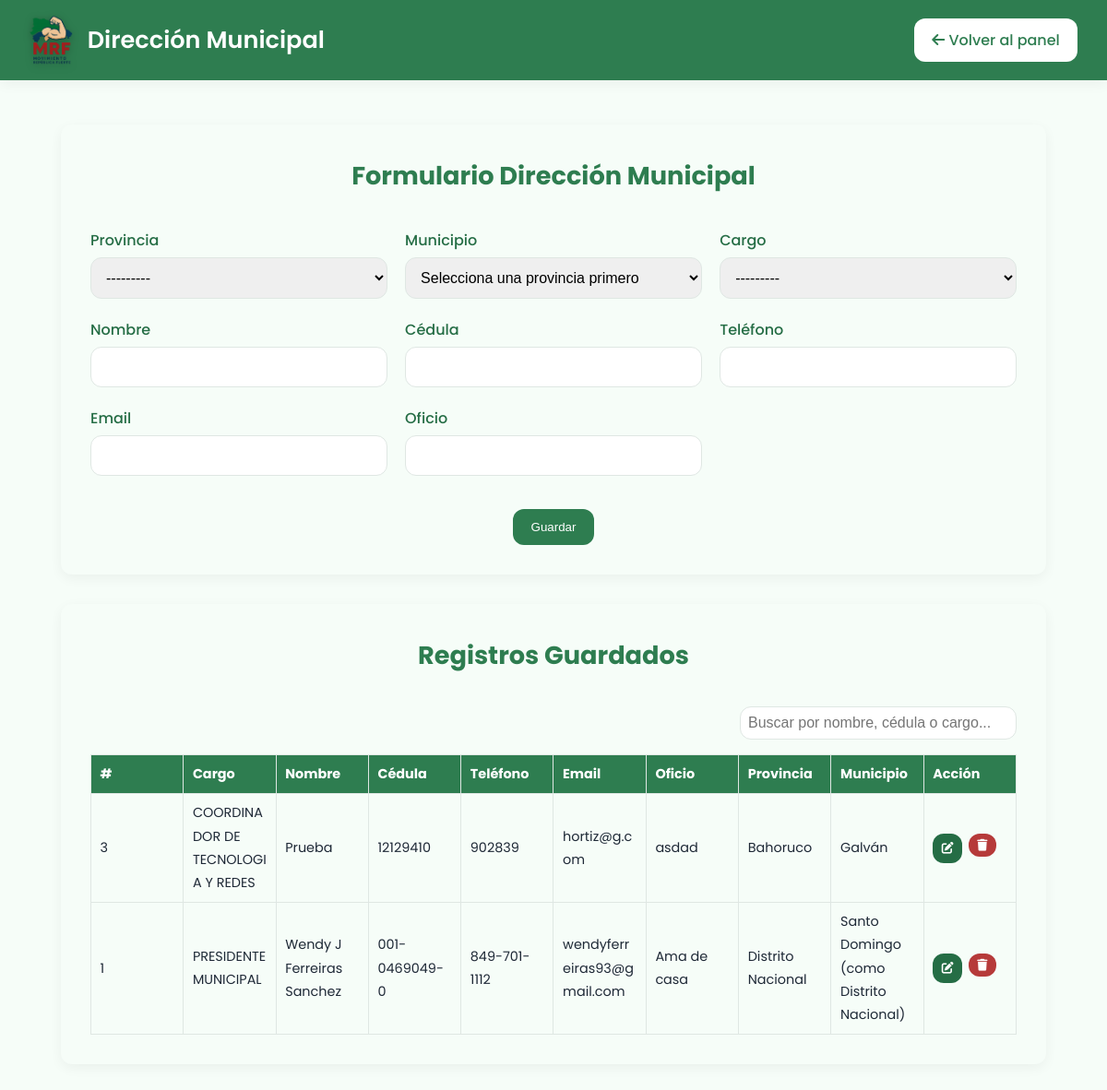
The page /formulario-direccion-municipal/ (signed in) on the database as committed earlier.
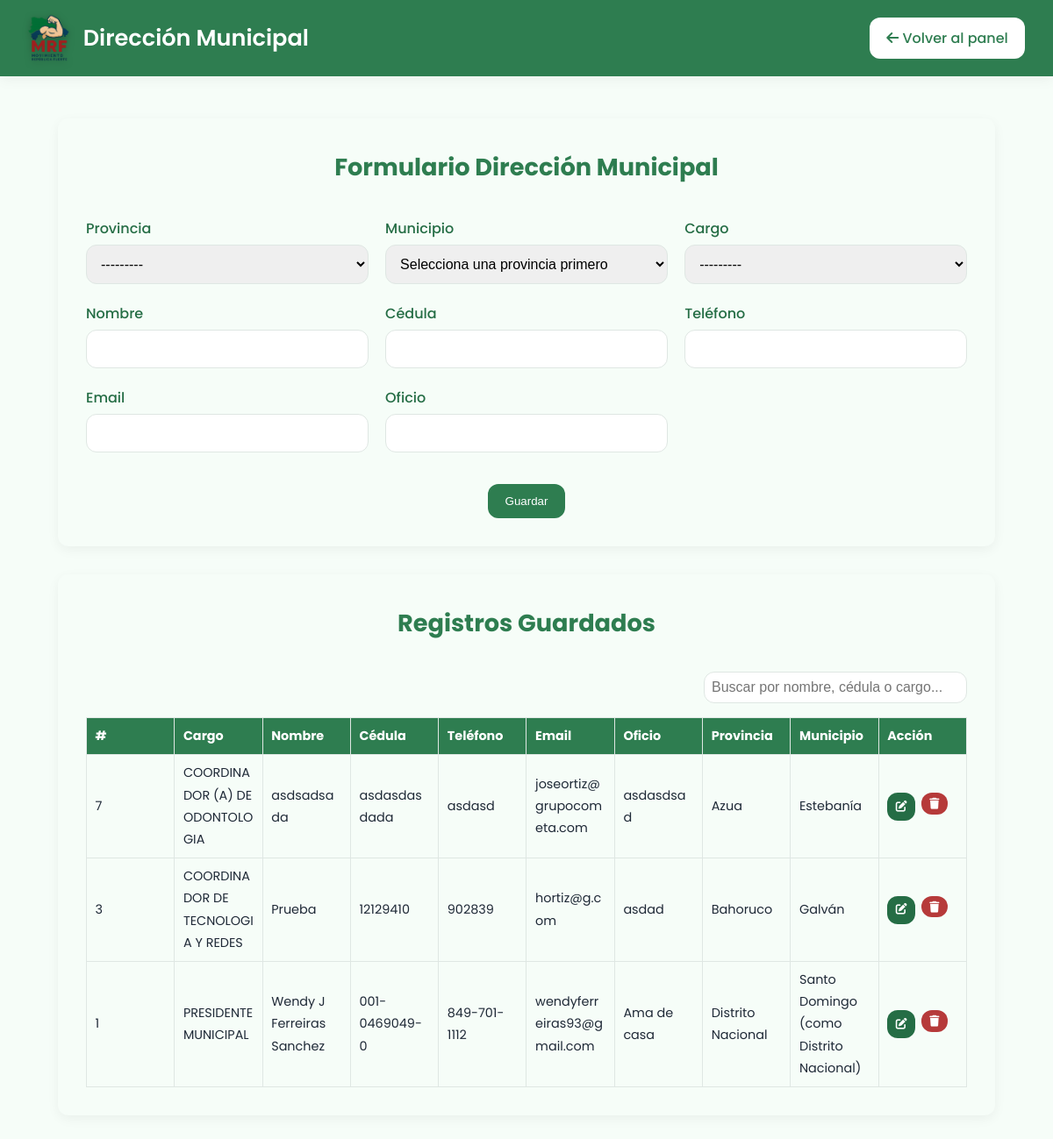
The same page on the database as committed later.
### registro/models.py (models this page shows, shortened)
class CargoMunicipal(models.Model):
    CARGOS_MUNICIPALES = [
        (1, "PRESIDENTE MUNICIPAL"),
        (2, "COORDINADOR OPERATIVO Y DE ORGANIZACIÓN"),
        (3, "COORDINADOR DE TECNOLOGIA Y REDES"),
        (4, "COORDINADOR MEDICOS GENERALES Y ESPECIALISTAS"),
        (5, "COORDINADOR (A) DE ENFERMERIA"),
        (6, "COORDINADOR (A) DE SALUD MENTAL"),
        (7, "COORDINADOR (A) DE ODONTOLOGIA"),
        (8, "COORDINADOR (A) DE TECNICOS DEL SECTOR SALUD"),
        (9, "COORDINADOR (A) DE BIOANALISIS"),
        (10, "COORDINADOR DE IGLESIAS Y ORGANIZACIONES SIN FINES DE LUCRO"),
        (11, "COORDINADOR DE PROFESIONALES INDEPENDIENTES"),
        (12, "COORDINADOR DE ASUNTOS COMUNITARIOS"),
    ]
    provincia = models.CharField(max_length=50, choices=PROVINCIAS_RD)
    municipio = models.CharField(max_length=100)
    orden = models.PositiveSmallIntegerField(choices=CARGOS_MUNICIPALES, unique=False)
    nombre = models.CharField(max_length=100)
    cedula = models.CharField(max_length=20)
    telefono = models.CharField(max_length=20)
    email = models.EmailField(blank=True)
    oficio = models.CharField(max_length=100, blank=True)
    creado_por = models.ForeignKey(User, on_delete=models.CASCADE, null=True, blank=True)

### registro/views.py (the view)
# urls.py: path('formulario-direccion-municipal/', views.formulario_direccion_municipal, name='formulario_direccion_municipal'),
@login_required
def formulario_direccion_municipal(request):
    editar_id = request.GET.get('editar_id') or request.POST.get('editar_id')
    instancia = None
    if request.method == 'POST':
        if editar_id and editar_id.isdigit():
            instancia = get_object_or_404(CargoMunicipal, id=int(editar_id))
            form = CargoMunicipalForm(request.POST, instance=instancia)
        else:
            form = CargoMunicipalForm(request.POST)
        if form.is_valid():
            cargo = form.save(commit=False)
            if not instancia:
                cargo.creado_por = request.user
            cargo.save()
            return redirect('formulario_direccion_municipal')
    else:
        if editar_id and editar_id.isdigit():
            instancia = get_object_or_404(CargoMunicipal, id=int(editar_id))
            form = CargoMunicipalForm(instance=instancia)
        else:
            form = CargoMunicipalForm()
    registros = CargoMunicipal.objects.order_by('provincia', 'municipio', 'orden')
    return render(request, 'formulario_direccion_municipal.html', {
        'form': form,
        'registros': registros,
        'editar_id': editar_id,
    })

### registro/forms.py
class CargoMunicipalForm(forms.ModelForm):
    class Meta:
        model = CargoMunicipal
        fields = ['provincia', 'municipio', 'orden', 'nombre', 'cedula', 'telefono', 'email', 'oficio']

### templates/formulario_direccion_municipal.html (shortened to what this page needs)
{% load static %}
<!DOCTYPE html>
<html lang="es">
<head>
  <link href="https://cdnjs.cloudflare.com/ajax/libs/font-awesome/6.4.0/css/all.min.css" rel="stylesheet">
  <link rel="stylesheet" href="{% static 'css/style.css' %}">
</head>
<body>
  <header class="header-prov">
    <div class="header-prov__left">
      <img src="{% static 'img/Logo-mrf.png' %}" alt="Logo Movimiento República Fuerte" class="header-prov__logo">
      <h1 class="header-prov__titulo">Dirección Municipal</h1>
    </div>
    <div class="header-prov__right">
      <a href="{% url 'panel_admin' %}" class="btn btn--light">
        <i class="fas fa-arrow-left"></i> Volver al panel
      </a>
    </div>
  </header>
  <main class="formulario-prov-container">
    <div class="formulario-box">
      <h2 class="form-title">{% if editar_id %}Editar Registro Municipal{% else %}Formulario Dirección Municipal{% endif %}</h2>
      <form method="post" class="formulario-modern">
        <div class="form-row"><label>Provincia</label>{{ form.provincia }}</div>
        <div class="form-row">
          <label>Municipio</label>
          <select name="municipio" id="municipio" required>
            <option value="">Selecciona una provincia primero</option>
          </select>
        </div>
        <div class="form-row"><label>Cargo</label>{{ form.orden }}</div>
        <div class="form-row"><label>Nombre</label>{{ form.nombre }}</div>
        <div class="form-row"><label>Cédula</label>{{ form.cedula }}</div>
        <div class="form-row"><label>Teléfono</label>{{ form.telefono }}</div>
        <div class="form-row"><label>Email</label>{{ form.email }}</div>
        <div class="form-row"><label>Oficio</label>{{ form.oficio }}</div>
        <div class="form-actions">
          <button type="submit" class="btn">Guardar</button>
        </div>
      </form>
    </div>
    <div class="tabla-box">
      <h3 class="form-title">Registros Guardados</h3>
      <div class="search-box">
        <input type="text" id="searchInput" onkeyup="filtrarTabla()" placeholder="Buscar por nombre, cédula o cargo...">
      </div>
      <div class="tabla-wrapper">
        <table class="tabla-registros" id="tablaRegistros">
          <thead>
            <tr>
              <th>#</th>
              <th>Cargo</th>
              <th>Nombre</th>
              <th>Cédula</th>
              <th>Teléfono</th>
              <th>Email</th>
              <th>Oficio</th>
              <th>Provincia</th>
              <th>Municipio</th>
              <th>Acción</th>
            </tr>
          </thead>
          <tbody>
            {% for reg in registros %}
              <tr>
                <td>{{ reg.orden }}</td>
                <td>{{ reg.get_orden_display }}</td>
                <td>{{ reg.nombre }}</td>
                <td>{{ reg.cedula }}</td>
                <td>{{ reg.telefono }}</td>
                <td>{{ reg.email }}</td>
                <td>{{ reg.oficio }}</td>
                <td>{{ reg.provincia }}</td>
                <td>{{ reg.municipio }}</td>
                <td>
                  {% if request.user.is_superuser %}
                    <div style="display:flex;gap:0.4rem;">
                      <a href="?editar_id={{ reg.id }}" class="btn btn--small" style="background: var(--verde-oscuro);">
                        <i class="fas fa-edit"></i>
                      </a>
                      <form method="post" action="{% url 'eliminar_cargo_municipal' reg.id %}" onsubmit="return confirm('¿Seguro que deseas eliminar este registro?');">
                        <button type="submit" class="btn btn--small" style="background: var(--rojo-mrf);">
                          <i class="fas fa-trash"></i>
                        </button>
                      </form>
                    </div>
                  {% endif %}
                </td>
              </tr>
            {% empty %}
              <tr><td colspan="10" style="text-align:center;">No hay registros aún.</td></tr>
            {% endfor %}
          </tbody>
        </table>
      </div>
    </div>
  </main>

Rows that differ between the two databases and show on the page:
added CargoMunicipal: orden "7", orden "COORDINADOR (A) DE ODONTOLOGIA", nombre "asdsadsada", cedula "asdasdasdada", telefono "asdasd", email "joseortiz@grupocometa.com", oficio "asdasdsad", provincia "Azua", municipio "Estebanía"
